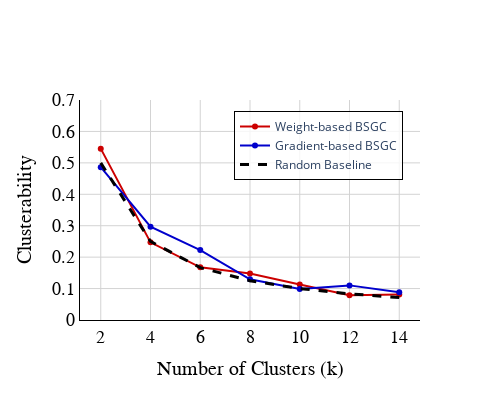

Notebook cell for this chart:
### Code cell
fig = go.Figure()
fig.add_trace(go.Scatter(x=cluster_sizes, y=clusterability_scores.mean(axis=1)[:, 0], mode='lines+markers', name='Weight-based BSGC', line=dict(color='#CC0000')))
fig.add_trace(go.Scatter(x=cluster_sizes, y=clusterability_scores.mean(axis=1)[:, 1], mode='lines+markers', name='Gradient-based BSGC', line=dict(color='#0000CC')))

# Add random baseline (y = 1/x)
random_baseline = [1/x for x in cluster_sizes]
fig.add_trace(go.Scatter(x=cluster_sizes, y=random_baseline, mode='lines', name='Random Baseline', 
                         line=dict(color='black', width=3, dash='dash')))

fig.update_layout({'plot_bgcolor': 'rgba(255, 255, 255, 1)',})
fig.update_layout(
    xaxis=dict(showgrid=True, gridwidth=1, gridcolor='LightGray'),
    yaxis=dict(showgrid=True, gridwidth=1, gridcolor='LightGray'),
    legend=dict(
        x=0.95,
        y=0.95,
        xanchor='right',
        yanchor='top',
        bgcolor='rgba(255, 255, 255, 0.8)',
        bordercolor='black',
        borderwidth=1
    )
)
fig.update_xaxes(tickvals=cluster_sizes)
fig.update_yaxes(tickvals=np.arange(0, 1.1, 0.1))
fig.update_xaxes(showline=True, linewidth=1, linecolor='black', mirror=False)
fig.update_yaxes(showline=True, linewidth=1, linecolor='black', mirror=False)
fig.update_xaxes(title_text='Number of Clusters (k)')
fig.update_yaxes(title_text='Clusterability')
fig.update_layout(width=500, height=400, autosize=False)
fig.update_yaxes(range=[0, 0.7])
fig.update_xaxes(title_font=dict(family='serif', size=20, color='black'))
fig.update_yaxes(title_font=dict(family='serif', size=20, color='black'))
fig.update_xaxes(tickfont=dict(family='serif', size=18, color='black'))
fig.update_yaxes(tickfont=dict(family='serif', size=18, color='black'))
fig.update_xaxes(showline=True, linewidth=1, linecolor='black', mirror=False)
fig.update_yaxes(showline=True, linewidth=1, linecolor='black', mirror=False)

fig.show()

### Figure 1 — Plotly figure (JSON) as saved in the notebook; plotly's stock layout.template omitted (floating-point values rounded to 4 significant figures)
{"data": [{"line": {"color": "#CC0000"}, "mode": "lines+markers", "name": "Weight-based BSGC", "type": "scatter", "x": [2, 4, 6, 8, 10, 12, 14], "y": [0.5453, 0.247, 0.1675, 0.1477, 0.1132, 0.07878, 0.08102]}, {"line": {"color": "#0000CC"}, "mode": "lines+markers", "name": "Gradient-based BSGC", "type": "scatter", "x": [2, 4, 6, 8, 10, 12, 14], "y": [0.4863, 0.297, 0.2226, 0.1294, 0.09897, 0.1102, 0.08816]}, {"line": {"color": "black", "dash": "dash", "width": 3}, "mode": "lines", "name": "Random Baseline", "type": "scatter", "x": [2, 4, 6, 8, 10, 12, 14], "y": [0.5, 0.25, 0.1667, 0.125, 0.1, 0.08333, 0.07143]}], "layout": {"autosize": false, "height": 400, "legend": {"bgcolor": "rgba(255, 255, 255, 0.8)", "bordercolor": "black", "borderwidth": 1, "x": 0.95, "xanchor": "right", "y": 0.95, "yanchor": "top"}, "plot_bgcolor": "rgba(255, 255, 255, 1)", "width": 500, "xaxis": {"gridcolor": "LightGray", "gridwidth": 1, "linecolor": "black", "linewidth": 1, "mirror": false, "showgrid": true, "showline": true, "tickfont": {"color": "black", "family": "serif", "size": 18}, "tickvals": [2, 4, 6, 8, 10, 12, 14], "title": {"font": {"color": "black", "family": "serif", "size": 20}, "text": "Number of Clusters (k)"}}, "yaxis": {"gridcolor": "LightGray", "gridwidth": 1, "linecolor": "black", "linewidth": 1, "mirror": false, "range": [0, 0.7], "showgrid": true, "showline": true, "tickfont": {"color": "black", "family": "serif", "size": 18}, "tickvals": [0, 0.1, 0.2, 0.3, 0.4, 0.5, 0.6, 0.7, 0.8, 0.9, 1], "title": {"font": {"color": "black", "family": "serif", "size": 20}, "text": "Clusterability"}}}}
